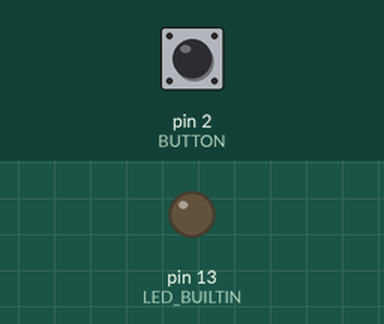
Recording of a sketch running on a simulated Arduino Uno, built with avr-gcc and run on an emulated ATmega328P. Shown: output pins drawn as LEDs (lit = HIGH). Inputs (shaded band) come from the test bench; at power-on: pin 2 (BUTTON) HIGH. What the sketch prints to the serial monitor is not drawn.

Above: at 1.2 s.
1.3 s: pin 2 (BUTTON) pulled LOW for 0.15 s
At 2.5 s:
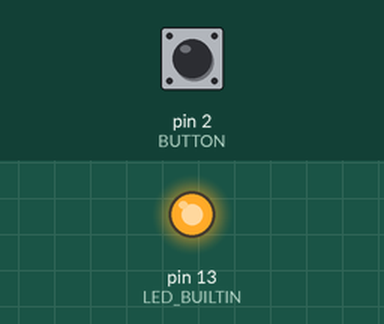
2.9 s: pin 2 (BUTTON) pulled LOW for 1 s
At 4.0 s:
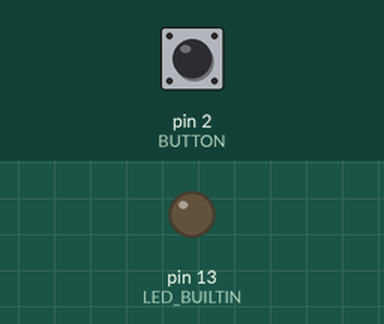
5.4 s: pin 2 (BUTTON) pulled LOW for 3.2 s
At 5.9 s:
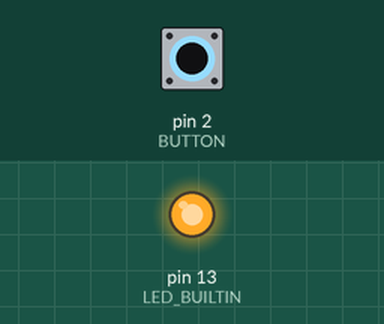
Timing chart, 0 to 8.4 s (numbered marks = the images above; inputs shaded):
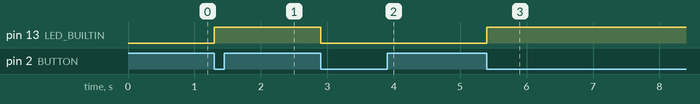

The sketch:

ProvaInterrupt.ino
```cpp
/***************************************************
 *    ESEMPIO GESTIONE DEGLI INTERRUPT
 *    Senza gestione del 'debounce'
 *
 *    Author: Stefano Capezzone
 *    Version: 1.0
 *    Corso Professionale di arduino Avanzato
 *
 */
const byte BUTTON = 2; // Modificare con il PIN scelto anche in base al tipo di scheda
volatile byte stato=0;
volatile int contatore=0;


// Interrupt Service Routine
void buttonPressed() {
  contatore++;
  stato = !stato;
  if (stato == 1) digitalWrite(LED_BUILTIN, HIGH);
  else digitalWrite(LED_BUILTIN, LOW);

}

void setup() {
  pinMode(LED_BUILTIN, OUTPUT);
  pinMode(BUTTON, INPUT);
  attachInterrupt(digitalPinToInterrupt(BUTTON), buttonPressed, FALLING); // Modificare la modalità di Interrupt in base al proprio circuito
  Serial.begin(9600);


}

void loop() {

  Serial.println(contatore);

}
```

Measured:
- after the input at 1.3 s, pin 13 (LED_BUILTIN): LOW → HIGH at once
- after the input at 2.9 s, pin 13 (LED_BUILTIN): HIGH → LOW at once
- after the input at 5.4 s, pin 13 (LED_BUILTIN): LOW → HIGH at once
